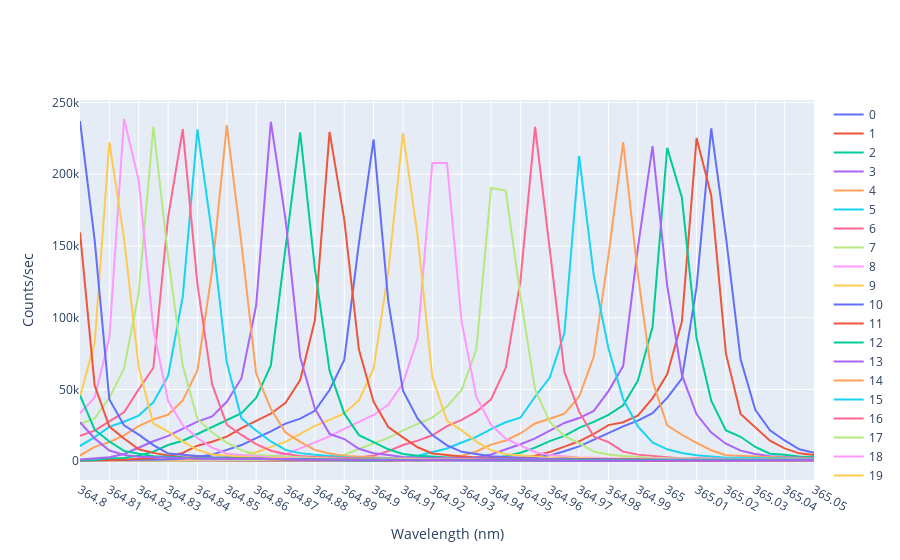

Notebook code for this chart:
### Code cell
import numpy as np
import matplotlib.pyplot as plt
import pandas as pd
import plotly.express as px
import plotly.graph_objects as go

FileNames = [0]*24
for i in range(len(FileNames)):
    string = 'Default (%.0f)' %(i+21)
    FileNames[i] = [string]
    print(FileNames[i])

fig = go.Figure()

for j in range(len(FileNames)):

    df = pd.read_csv(FileNames[j][0])
    dataWheader = np.array(df)

    data = dataWheader[2::]
    Wavelength = [0]*len(data) 
    Count = [0]*len(data)
    MaxLoc = [0]*len(data)
    for i in range(len(data)):
        step_0 = str(data[i]).split('\\t')
        Wavelength[i] = float(step_0[0][2::])
        Count[i] = float(step_0[1][0:-2])
    
     # Add traces
    fig.add_trace(go.Scatter(x=Wavelength, y=Count,
                    mode='lines',
                    name='%.0f' %j))

#plt.legend()
#plt.xlim(364.85, 365.025)
#lgd = ax.legend(bbox_to_anchor=(1.1, 0.1))
#text = ax.text(-0.2,1.05, "Default25to35", transform=ax.transAxes) # CHANGE K_RANGE
#go.savefig('June18_recalibration2_cursor.png', bbox_extra_artists=(lgd, text), bbox_inches='tight')

fig['layout']['xaxis'].update(title='Wavelength (nm)', range=[364.8, 365.05], dtick=0.01, autorange=False)
fig['layout']['yaxis'].update(title='Counts/sec', autorange=True)
fig.show()
